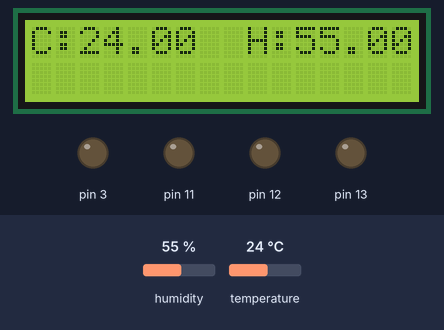
A sketch run on a simulated Arduino Uno, built with avr-gcc and run on an emulated ATmega328P. Shown: 16×2 character LCD, output pins drawn as LEDs (lit = HIGH). Inputs (shaded band) come from the test bench; at power-on: humidity 55 %, temperature 24 °C.

Above: at 0.2 s.
At 4.7 s:
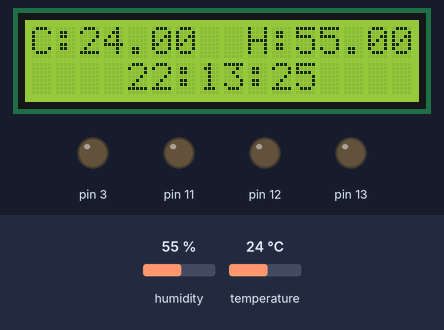
At 9.7 s:
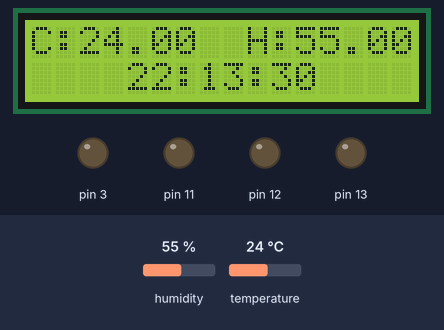
At 19.7 s:
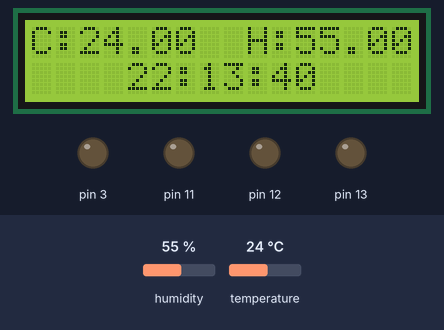
At 28.7 s:
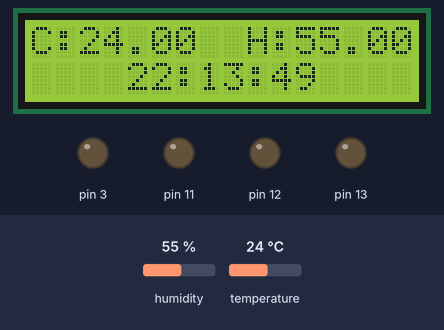
At 38.7 s:
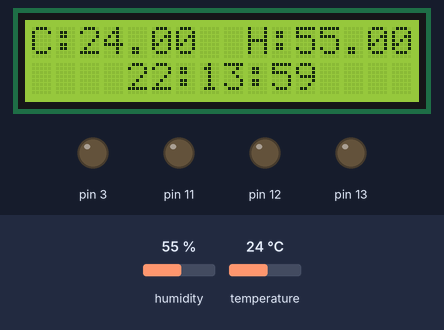

The sketch:

LCD_with_buttons_and_temp_sensor.ino
```cpp
/*
 * LCD Keypad Shield Menu System
 *
 * learnelectronics
 * 18 Sept 2017
 * adapted from an original sketch by Paul Siewert
 *
 * www.youtube.com/c/learnelectronics
 * arduino0169@gmail.com
 *
 */

// Temperature Sensor: A1
#include "dht.h"
#define dht_apin A1 // Analog Pin sensor is connected to

dht DHT;

#include <stdio.h>

uint16_t ID;
uint8_t hh, mm, ss; //containers for current time

uint8_t conv2d(const char* p)
{
    uint8_t v = 0;
    if ('0' <= *p && *p <= '9') v = *p - '0';
    return 10 * v + *++p - '0';
}


// You can have up to 10 menu items in the menuItems[] array below without having to change the base programming at all. Name them however you'd like. Beyond 10 items, you will have to add additional "cases" in the switch/case
// section of the operateMainMenu() function below. You will also have to add additional void functions (i.e. menuItem11, menuItem12, etc.) to the program.
String menuItems[] = {"Yellow", "Green", "Blue", "White"};

// Navigation button variables
int readKey;
int savedDistance = 0;

// Menu control variables
int menuPage = 0;
int maxMenuPages = round(((sizeof(menuItems) / sizeof(String)) / 2) + .5);
int cursorPosition = 0;

// Creates 3 custom characters for the menu display
byte downArrow[8] = {
  0b00100, //   *
  0b00100, //   *
  0b00100, //   *
  0b00100, //   *
  0b00100, //   *
  0b10101, // * * *
  0b01110, //  ***
  0b00100  //   *
};

byte upArrow[8] = {
  0b00100, //   *
  0b01110, //  ***
  0b10101, // * * *
  0b00100, //   *
  0b00100, //   *
  0b00100, //   *
  0b00100, //   *
  0b00100  //   *
};

byte menuCursor[8] = {
  B01000, //  *
  B00100, //   *
  B00010, //    *
  B00001, //     *
  B00010, //    *
  B00100, //   *
  B01000, //  *
  B00000  //
};

#include <Wire.h>
#include <LiquidCrystal.h>

// Setting the LCD shields pins
LiquidCrystal lcd(8, 9, 4, 5, 6, 7);

void setup() {

    hh = conv2d(__TIME__);
    mm = conv2d(__TIME__ + 3);
    ss = conv2d(__TIME__ + 6);

  // Initializes serial communication
  Serial.begin(9600);

  // Initializes and clears the LCD screen
  lcd.begin(16, 2);
  lcd.clear();

  // Creates the byte for the 3 custom characters
  lcd.createChar(0, menuCursor);
  lcd.createChar(1, upArrow);
  lcd.createChar(2, downArrow);

  pinMode(13,OUTPUT);
  pinMode(12,OUTPUT);
  pinMode(11,OUTPUT);
  pinMode(3,OUTPUT);
  pinMode(A1, INPUT);

}

void loop() {
  lcd.clear();
  DHT.read11(dht_apin);
  printTemp();
  printTime();
  //mainMenuDraw();
  //drawCursor();
  //operateMainMenu();
}

void printTime() {
      while (1) {
        if (++ss > 59) {
            ss = 0;
            mm++;
            if (mm > 59) {
                mm = 0;
                hh++;
                if (hh > 23) hh = 0;
            }
        }
        char buf[20];
        sprintf(buf, "%02d:%02d:%02d", hh, mm, ss);
        lcd.setCursor(0,1);
        //lcd.print("Time:");
        lcd.setCursor(4,1);
        lcd.print(buf);
        delay(1000);
    }
}

void printTemp() {
  DHT.read11(dht_apin);
  lcd.setCursor(0, 0);
  lcd.print("C:");
  lcd.setCursor(2, 0);
  lcd.print(DHT.temperature);

  lcd.setCursor(9, 0);
  lcd.print("H:");
  lcd.setCursor(11, 0);
  lcd.print(DHT.humidity);

  delay(500);
}


// This function will generate the 2 menu items that can fit on the screen. They will change as you scroll through your menu. Up and down arrows will indicate your current menu position.

void mainMenuDraw() {
  Serial.print(menuPage);
  lcd.clear();
  lcd.setCursor(1, 0);
  lcd.print(menuItems[menuPage]);
  lcd.setCursor(1, 1);
  lcd.print(menuItems[menuPage + 1]);
  if (menuPage == 0) {
    lcd.setCursor(15, 1);
    lcd.write(byte(2));
  } else if (menuPage > 0 and menuPage < maxMenuPages) {
    lcd.setCursor(15, 1);
    lcd.write(byte(2));
    lcd.setCursor(15, 0);
    lcd.write(byte(1));
  } else if (menuPage == maxMenuPages) {
    lcd.setCursor(15, 0);
    lcd.write(byte(1));
  }
}

// When called, this function will erase the current cursor and redraw it based on the cursorPosition and menuPage variables.
void drawCursor() {
  for (int x = 0; x < 2; x++) {     // Erases current cursor
    lcd.setCursor(0, x);
    lcd.print(" ");
  }

  // The menu is set up to be progressive (menuPage 0 = Item 1 & Item 2, menuPage 1 = Item 2 & Item 3, menuPage 2 = Item 3 & Item 4), so
  // in order to determine where the cursor should be you need to see if you are at an odd or even menu page and an odd or even cursor position.
  if (menuPage % 2 == 0) {
    if (cursorPosition % 2 == 0) {  // If the menu page is even and the cursor position is even that means the cursor should be on line 1
      lcd.setCursor(0, 0);
      lcd.write(byte(0));
    }
    if (cursorPosition % 2 != 0) {  // If the menu page is even and the cursor position is odd that means the cursor should be on line 2
      lcd.setCursor(0, 1);
      lcd.write(byte(0));
    }
  }
  if (menuPage % 2 != 0) {
    if (cursorPosition % 2 == 0) {  // If the menu page is odd and the cursor position is even that means the cursor should be on line 2
      lcd.setCursor(0, 1);
      lcd.write(byte(0));
    }
    if (cursorPosition % 2 != 0) {  // If the menu page is odd and the cursor position is odd that means the cursor should be on line 1
      lcd.setCursor(0, 0);
      lcd.write(byte(0));
    }
  }
}


void operateMainMenu() {
  int activeButton = 0;
  while (activeButton == 0) {
    int button;
    readKey = analogRead(0);
    if (readKey < 790) {
      delay(100);
      readKey = analogRead(0);
    }
    button = evaluateButton(readKey);
    switch (button) {
      case 0: // When button returns as 0 there is no action taken
        break;
      case 1:  // This case will execute if the "forward" button is pressed
        button = 0;
        switch (cursorPosition) { // The case that is selected here is dependent on which menu page you are on and where the cursor is.
          case 0:
            menuItem1();
            break;
          case 1:
            menuItem2();
            break;
          case 2:
            menuItem3();
            break;
          case 3:
            menuItem4();
            break;

        }
        activeButton = 1;
        mainMenuDraw();
        drawCursor();
        break;
      case 2:
        button = 0;
        if (menuPage == 0) {
          cursorPosition = cursorPosition - 1;
          cursorPosition = constrain(cursorPosition, 0, ((sizeof(menuItems) / sizeof(String)) - 1));
        }
        if (menuPage % 2 == 0 and cursorPosition % 2 == 0) {
          menuPage = menuPage - 1;
          menuPage = constrain(menuPage, 0, maxMenuPages);
        }

        if (menuPage % 2 != 0 and cursorPosition % 2 != 0) {
                   menuPage = menuPage - 1;
          menuPage = constrain(menuPage, 0, maxMenuPages);
        }

        cursorPosition = cursorPosition - 1;
        cursorPosition = constrain(cursorPosition, 0, ((sizeof(menuItems) / sizeof(String)) - 1));

        mainMenuDraw();
        drawCursor();
        activeButton = 1;
        break;
      case 3:
        button = 0;
        if (menuPage % 2 == 0 and cursorPosition % 2 != 0) {
          menuPage = menuPage + 1;
          menuPage = constrain(menuPage, 0, maxMenuPages);
        }

        if (menuPage % 2 != 0 and cursorPosition % 2 == 0) {
          menuPage = menuPage + 1;
          menuPage = constrain(menuPage, 0, maxMenuPages);
        }

        cursorPosition = cursorPosition + 1;
        cursorPosition = constrain(cursorPosition, 0, ((sizeof(menuItems) / sizeof(String)) - 1));
        mainMenuDraw();
        drawCursor();
        activeButton = 1;
        break;
    }
  }
}

// This function is called whenever a button press is evaluated. The LCD shield works by observing a voltage drop across the buttons all hooked up to A0.
int evaluateButton(int x) {
  int result = 0;
  if (x < 50) {
    result = 1; // right
  } else if (x < 195) {
    result = 2; // up
  } else if (x < 380) {
    result = 3; // down
  } else if (x < 790) {
    result = 4; // left
  }
  return result;
}

// If there are common usage instructions on more than 1 of your menu items you can call this function from the sub
// menus to make things a little more simplified. If you don't have common instructions or verbage on multiple menus
// I would just delete this void. You must also delete the drawInstructions()function calls from your sub menu functions.
void drawInstructions() {
  lcd.setCursor(0, 1); // Set cursor to the bottom line
  lcd.print("Use ");
  lcd.write(byte(1)); // Up arrow
  lcd.print("/");
  lcd.write(byte(2)); // Down arrow
  lcd.print(" buttons");
}

void menuItem1() { // Function executes when you select the Yellow item from main menu
  int activeButton = 0;

  lcd.clear();
  lcd.setCursor(3, 0);
  lcd.print("Yellow On");

  digitalWrite(13,HIGH);

  while (activeButton == 0) {
    int button;
    readKey = analogRead(0);
    if (readKey < 790) {
      delay(100);
      readKey = analogRead(0);
    }
    button = evaluateButton(readKey);
    switch (button) {
      case 4:  // This case will execute if the "back" button is pressed
        button = 0;
        activeButton = 1;
        digitalWrite(13,LOW);
        break;
    }
  }
}

void menuItem2() { // Function executes when you select the Green item from main menu
  int activeButton = 0;

  lcd.clear();
  lcd.setCursor(3, 0);
  lcd.print("Green On");

  digitalWrite(12,HIGH);

  while (activeButton == 0) {
    int button;
    readKey = analogRead(0);
    if (readKey < 790) {
      delay(100);
      readKey = analogRead(0);
    }
    button = evaluateButton(readKey);
    switch (button) {
      case 4:  // This case will execute if the "back" button is pressed
        button = 0;
        activeButton = 1;
        digitalWrite(12,LOW);
        break;
    }
  }
}

void menuItem3() { // Function executes when you select the White item from main menu
  int activeButton = 0;

  lcd.clear();
  lcd.setCursor(3, 0);
  lcd.print("Blue On");

  digitalWrite(11,HIGH);

  while (activeButton == 0) {
    int button;
    readKey = analogRead(0);
    if (readKey < 790) {
      delay(100);
      readKey = analogRead(0);
    }
    button = evaluateButton(readKey);
    switch (button) {
      case 4:  // This case will execute if the "back" button is pressed
        button = 0;
        activeButton = 1;
        digitalWrite(11,LOW);
        break;
    }
  }
}

void menuItem4() { // Function executes when you select the White item from main menu
  int activeButton = 0;

  lcd.clear();
  lcd.setCursor(3, 0);
  lcd.print("White On");

  digitalWrite(3,HIGH);

  while (activeButton == 0) {
    int button;
    readKey = analogRead(0);
    if (readKey < 790) {
      delay(100);
      readKey = analogRead(0);
    }
    button = evaluateButton(readKey);
    switch (button) {
      case 4:  // This case will execute if the "back" button is pressed
        button = 0;
        activeButton = 1;
        digitalWrite(3,LOW);
        break;
    }
  }
}
```

Measured:
- what the display in image 0 shows lasts 0.5 s, from 0.1 s to 0.6 s
- what the display in image 1 shows lasts 1.0 s, from 4.6 s to 5.6 s
